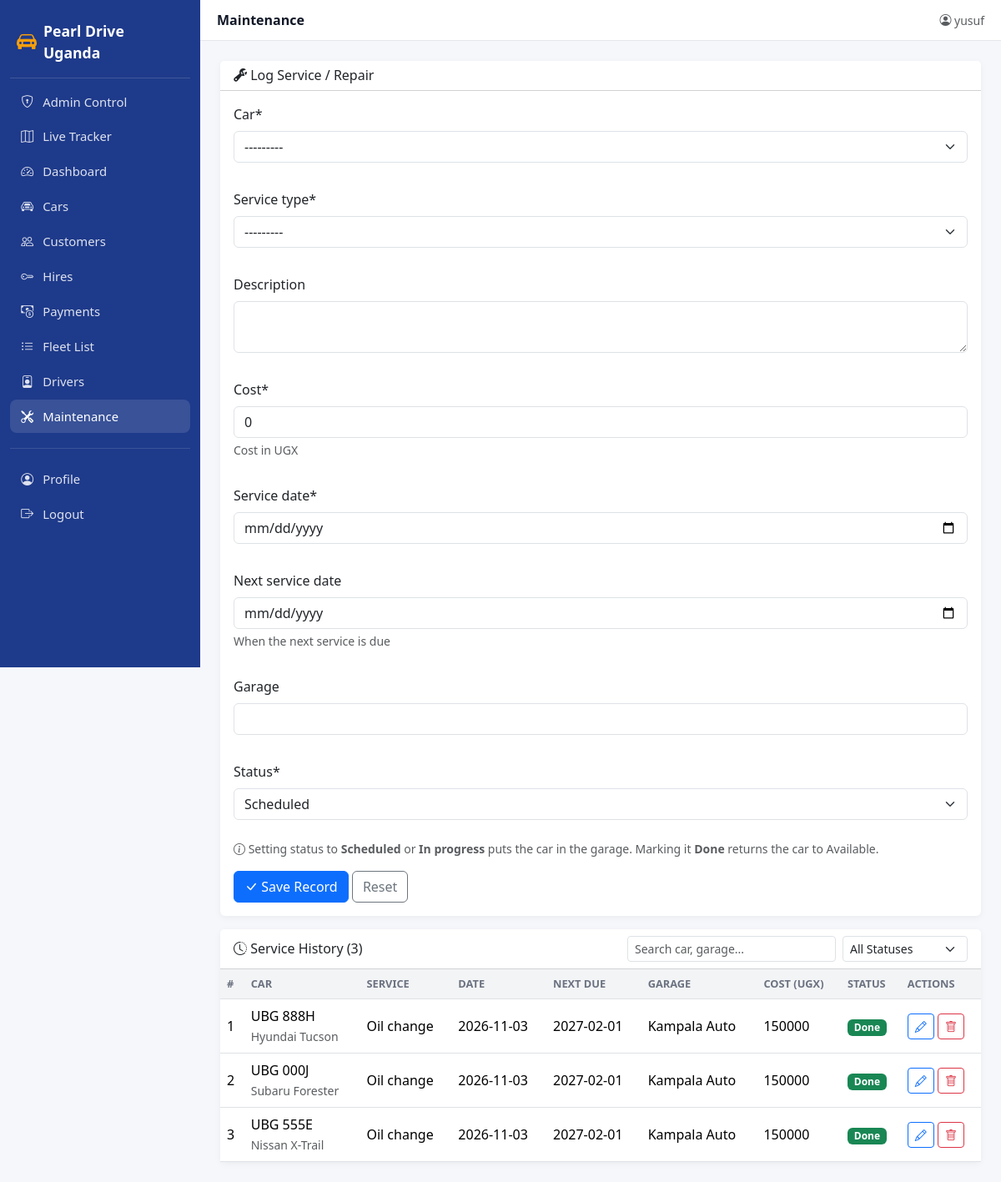
Screenshot of /add_maintenance/ (signed in) with the database file from the repository.
### car/models.py (models this page shows, shortened)
class Maintenance(models.Model):
    SERVICE_TYPES = [
        ("O", "Oil change"),
        ("T", "Tyres"),
        ("B", "Brakes"),
        ("E", "Engine"),
        ("G", "General service"),
        ("R", "Repair"),
    ]
    STATUS = [
        ("S", "Scheduled"),
        ("I", "In progress"),
        ("D", "Done"),
    ]
    car = models.ForeignKey(Car, on_delete=models.CASCADE, related_name="maintenances")
    service_type = models.CharField(max_length=1, choices=SERVICE_TYPES)
    description = models.TextField(blank=True)
    cost = models.IntegerField(default=0, help_text="Cost in UGX")
    service_date = models.DateField()
    next_service_date = models.DateField(
        null=True, blank=True,
        help_text="When the next service is due",
    )
    garage = models.CharField(max_length=80, blank=True, default="")
    status = models.CharField(max_length=1, choices=STATUS, default="S")
    class Meta:
        ordering = ["-service_date"]

class Car(models.Model):
    TRANSMISSION = [("M", "Manual"), ("A", "Automatic")]
    STATUS = [("A", "Available"), ("T", "Taken"), ("M", "Maintenance")]
    plate_no = models.CharField(max_length=50, unique=True)
    make = models.CharField(max_length=30)
    car_Model = models.CharField(max_length=50)
    capacity = models.IntegerField(null=True, blank=True)
    transmission = models.CharField(max_length=2, choices=TRANSMISSION)
    price_per_day = models.IntegerField(null=True, blank=True)
    status = models.CharField(max_length=2, choices=STATUS, default="A")
    image = models.ImageField(upload_to="cars/", null=True, blank=True)
    features = models.CharField(max_length=255, blank=True, help_text="e.g., Pop-up roof, Rooftop tent, 4x4")
    class Meta:
        verbose_name_plural = "Cars"
        ordering = ["make", "car_Model"]
    def __str__(self):
        return f"{self.make} {self.car_Model} ({self.plate_no})"

### car/views.py (the view)
# urls.py: path("add_maintenance/", views.add_maintenance_view, name="add_maintenance_page"),
@login_required
def add_maintenance_view(request):
    if request.method == "POST":
        form = MaintenanceForm(request.POST)
        if form.is_valid():
            record = form.save()
            if record.status in ("S", "I") and record.car.status == "A":
                record.car.status = "M"
                record.car.save()
            messages.success(request, "Maintenance record added.")
            return redirect("add_maintenance_page")
        messages.error(request, "Please fix the errors below.")
    else:
        form = MaintenanceForm()
    records = Maintenance.objects.select_related("car").all()
    return render(request, "add_maintenance.html", {
        "form": form,
        "records": records,
        "today": datetime.date.today(),
    })

### car/forms.py
class MaintenanceForm(ModelForm):
    class Meta:
        model = Maintenance
        fields = ["car", "service_type", "description", "cost",
                  "service_date", "next_service_date", "garage", "status"]
        widgets = {
            "service_date": DateInput(attrs={"type": "date"}),
            "next_service_date": DateInput(attrs={"type": "date"}),
            "description": forms.Textarea(attrs={"rows": 2}),
        }
    def __init__(self, *args, **kwargs):
        super().__init__(*args, **kwargs)
        if not self.instance.pk:
            self.fields["car"].queryset = Car.objects.exclude(status="M")

### car/templates/add_maintenance.html (shortened to what this page needs)
{% extends 'base.html' %}
{% load crispy_forms_tags %}
{% block page_title %}Maintenance{% endblock %}
{% block content %}
<div class="card mb-3">
  <div class="card-header bg-white">
    <h6 class="mb-0"><i class="bi bi-wrench-adjustable"></i> Log Service / Repair</h6>
  </div>
  <div class="card-body">
    <form method="POST">
      <div class="row g-3">{{ form|crispy }}</div>
      <p class="text-muted small mt-2 mb-0">
        <i class="bi bi-info-circle"></i>
        Setting status to <b>Scheduled</b> or <b>In progress</b> puts the car in the garage.
        Marking it <b>Done</b> returns the car to Available.
      </p>
      <div class="mt-3">
        <button type="submit" class="btn btn-primary"><i class="bi bi-check-lg"></i> Save Record</button>
        <button type="reset" class="btn btn-outline-secondary">Reset</button>
      </div>
    </form>
  </div>
</div>
<div class="card">
  <div class="card-header bg-white d-flex justify-content-between align-items-center">
    <h6 class="mb-0"><i class="bi bi-clock-history"></i> Service History ({{ records|length }})</h6>
    <div class="d-flex gap-2">
      <input type="text" id="maintSearch" class="form-control form-control-sm" placeholder="Search car, garage..." style="width: 250px;">
      <select id="maintStatusFilter" class="form-select form-select-sm" style="width: 150px;">
        <option value="">All Statuses</option>
      </select>
    </div>
  </div>
  <div class="table-responsive">
    <table class="table table-hover align-middle mb-0">
      <thead>
        <tr>
          <th>#</th><th>Car</th><th>Service</th><th>Date</th><th>Next Due</th>
          <th>Garage</th><th>Cost (UGX)</th><th>Status</th><th>Actions</th>
        </tr>
      </thead>
      <tbody id="maintTableBody">
        {% for r in records %}
        <tr>
          <td>{{ forloop.counter }}</td>
          <td>{{ r.car.plate_no }}<br><small class="text-muted">{{ r.car.make }} {{ r.car.car_Model }}</small></td>
          <td>{{ r.get_service_type_display }}</td>
          <td>{{ r.service_date|date:"Y-m-d" }}</td>
          <td>
            {{ r.next_service_date|date:"Y-m-d"|default:"—" }}
          </td>
          <td>{{ r.garage|default:"—" }}</td>
          <td>{{ r.cost|floatformat:0 }}</td>
          <td>
            {% if r.status == 'S' %}<span class="badge bg-info text-dark">Scheduled</span>
            {% elif r.status == 'I' %}<span class="badge bg-warning text-dark">In Progress</span>
            {% else %}<span class="badge bg-success">Done</span>{% endif %}
          </td>
          <td class="text-nowrap">
            <a href="{% url 'edit_maintenance_page' r.id %}" class="btn btn-sm btn-outline-primary"><i class="bi bi-pencil"></i></a>
            <a href="{% url 'delete_maintenance_page' r.id %}" class="btn btn-sm btn-outline-danger"
               onclick="return confirm('Delete this maintenance record?')"><i class="bi bi-trash"></i></a>
          </td>
        </tr>
        {% empty %}
        <tr><td colspan="9" class="text-center text-muted py-4">No maintenance records yet.</td></tr>
        {% endfor %}
      </tbody>
    </table>
  </div>
</div>
{% endblock %}

### car/templates/base.html (shortened to what this page needs)
{% load static crispy_forms_tags %}
<!DOCTYPE html>
<html lang="en">
<head>
  <link href="https://cdn.jsdelivr.net/npm/bootstrap@5.3.3/dist/css/bootstrap.min.css" rel="stylesheet">
  <link href="https://cdn.jsdelivr.net/npm/bootstrap-icons@1.11.3/font/bootstrap-icons.css" rel="stylesheet">
</head>
<body>
<aside class="pdu-sidebar" id="pduSidebar">
  <a class="brand" href="{% url 'index_page' %}">
    <i class="bi bi-car-front-fill fs-4"></i>
    <span>Pearl Drive Uganda</span>
  </a>
  <nav class="nav flex-column mt-2">
    <a class="nav-link {% if request.resolver_match.url_name == 'admin_control_page' %}active{% endif %}"
       href="{% url 'admin_control_page' %}">
      <i class="bi bi-shield-lock"></i> Admin Control
    </a>
    <a class="nav-link {% if request.resolver_match.url_name == 'fleet_map_page' %}active{% endif %}"
      href="{% url 'fleet_map_page' %}">
      <i class="bi bi-map"></i> Live Tracker
    </a>
    <a class="nav-link {% if request.resolver_match.url_name == 'index_page' %}active{% endif %}"
       href="{% url 'index_page' %}">
      <i class="bi bi-speedometer2"></i> Dashboard
    </a>
    <a class="nav-link {% if request.resolver_match.url_name == 'add_car_page' %}active{% endif %}"
       href="{% url 'add_car_page' %}">
      <i class="bi bi-car-front"></i> Cars
    </a>
    <a class="nav-link {% if request.resolver_match.url_name == 'add_customer_page' %}active{% endif %}"
       href="{% url 'add_customer_page' %}">
      <i class="bi bi-people"></i> Customers
    </a>
    <a class="nav-link {% if request.resolver_match.url_name == 'add_hiring_page' %}active{% endif %}"
       href="{% url 'add_hiring_page' %}">
      <i class="bi bi-key"></i> Hires
    </a>
    <a class="nav-link {% if request.resolver_match.url_name == 'add_payment_page' %}active{% endif %}"
       href="{% url 'add_payment_page' %}">
      <i class="bi bi-cash-coin"></i> Payments
    </a>
    <a class="nav-link {% if request.resolver_match.url_name == 'car_List_page' %}active{% endif %}"
       href="{% url 'car_List_page' %}">
      <i class="bi bi-list-ul"></i> Fleet List
    </a>
    <a class="nav-link {% if request.resolver_match.url_name == 'add_driver_page' %}active{% endif %}"
       href="{% url 'add_driver_page' %}">
      <i class="bi bi-person-badge"></i> Drivers
    </a>
    <a class="nav-link {% if request.resolver_match.url_name == 'add_maintenance_page' %}active{% endif %}"
       href="{% url 'add_maintenance_page' %}">
      <i class="bi bi-tools"></i> Maintenance
    </a>
    <hr class="text-white-50 my-3">
    <a class="nav-link {% if request.resolver_match.url_name == 'profiles_page' %}active{% endif %}"
       href="{% url 'profiles_page' %}">
      <i class="bi bi-person-circle"></i> Profile
    </a>
    {% if user.is_authenticated %}
    <form method="post" action="{% url 'logout' %}" class="m-0">
      <button type="submit" class="nav-link w-100 text-start bg-transparent border-0">
        <i class="bi bi-box-arrow-right"></i> Logout
      </button>
    </form>
    {% else %}
    <a class="nav-link" href="{% url 'login' %}">
      <i class="bi bi-box-arrow-in-right"></i> Login
    </a>
    {% endif %}
  </nav>
</aside>
<div class="pdu-main">
  <header class="pdu-topbar">
    <div class="d-flex align-items-center gap-3">
      <div class="title">{% block page_title %}Dashboard{% endblock %}</div>
    </div>
    <div class="d-flex align-items-center gap-3">
      {% if user.is_authenticated %}
        <span class="text-muted small">
          <i class="bi bi-person-circle"></i> {{ user.username }}
        </span>
      {% else %}
        <a class="btn btn-sm btn-primary" href="{% url 'login' %}">Sign in</a>
        <a class="btn btn-sm btn-outline-primary" href="{% url 'sign_in_page' %}">Register</a>
      {% endif %}
    </div>
  </header>
  <main class="pdu-content">
    {% block content %}{% endblock %}
  </main>
</div>
</body>
</html>

### car/templates/base.html (style rules this page uses)
:root { --pdu-primary: #1e3a8a; --pdu-accent: #f59e0b; --pdu-bg: #f5f7fb; }
body { background: var(--pdu-bg); }
.pdu-sidebar { background: var(--pdu-primary); color: #fff; min-height: 100vh; width: 240px; position: fixed; top: 0; left: 0; padding: 1rem .75rem; z-index: 1030; transition: transform .2s ease; }
.pdu-sidebar .brand { display: flex; align-items: center; gap: .5rem; font-weight: 700; font-size: 1.1rem; padding: .5rem .5rem 1rem; border-bottom: 1px solid rgba(255,255,255,.15); color: #fff; text-decoration: none; }
.pdu-sidebar .brand i { color: var(--pdu-accent); }
.pdu-sidebar .nav-link { color: rgba(255,255,255,.85); padding: .55rem .75rem; border-radius: .5rem; margin-bottom: 2px; display: flex; align-items: center; gap: .6rem; font-size: .93rem; }
.pdu-sidebar .nav-link:hover, .pdu-sidebar .nav-link.active { background: rgba(255,255,255,.12); color: #fff; }
.pdu-sidebar .nav-link i { width: 1.1rem; text-align: center; }
.pdu-main { margin-left: 240px; min-height: 100vh; }
.pdu-topbar { background: #fff; border-bottom: 1px solid #e5e7eb; padding: .75rem 1.25rem; display: flex; align-items: center; justify-content: space-between; position: sticky; top: 0; z-index: 1020; }
.pdu-topbar .title { font-weight: 600; color: #111827; }
.pdu-content { padding: 1.5rem; }
.card { border: none; box-shadow: 0 2px 8px rgba(0,0,0,.05); }
.table thead th { background: #f3f4f6; font-size: .8rem; text-transform: uppercase; color: #6b7280; }

### rows the page displays
Maintenance: car.plate_no "UBG 888H", car.make "Hyundai", car.car_Model "Tucson", service_type "Oil change", service_date "2026-11-03", next_service_date "2027-02-01", garage "Kampala Auto", cost "150000", status "Done"
Maintenance: car.plate_no "UBG 000J", car.make "Subaru", car.car_Model "Forester", service_type "Oil change", service_date "2026-11-03", next_service_date "2027-02-01", garage "Kampala Auto", cost "150000", status "Done"
Maintenance: car.plate_no "UBG 555E", car.make "Nissan", car.car_Model "X-Trail", service_type "Oil change", service_date "2026-11-03", next_service_date "2027-02-01", garage "Kampala Auto", cost "150000", status "Done"

### other values shown
{{ user.username }} "yusuf"
{{ records|length }} "3"
